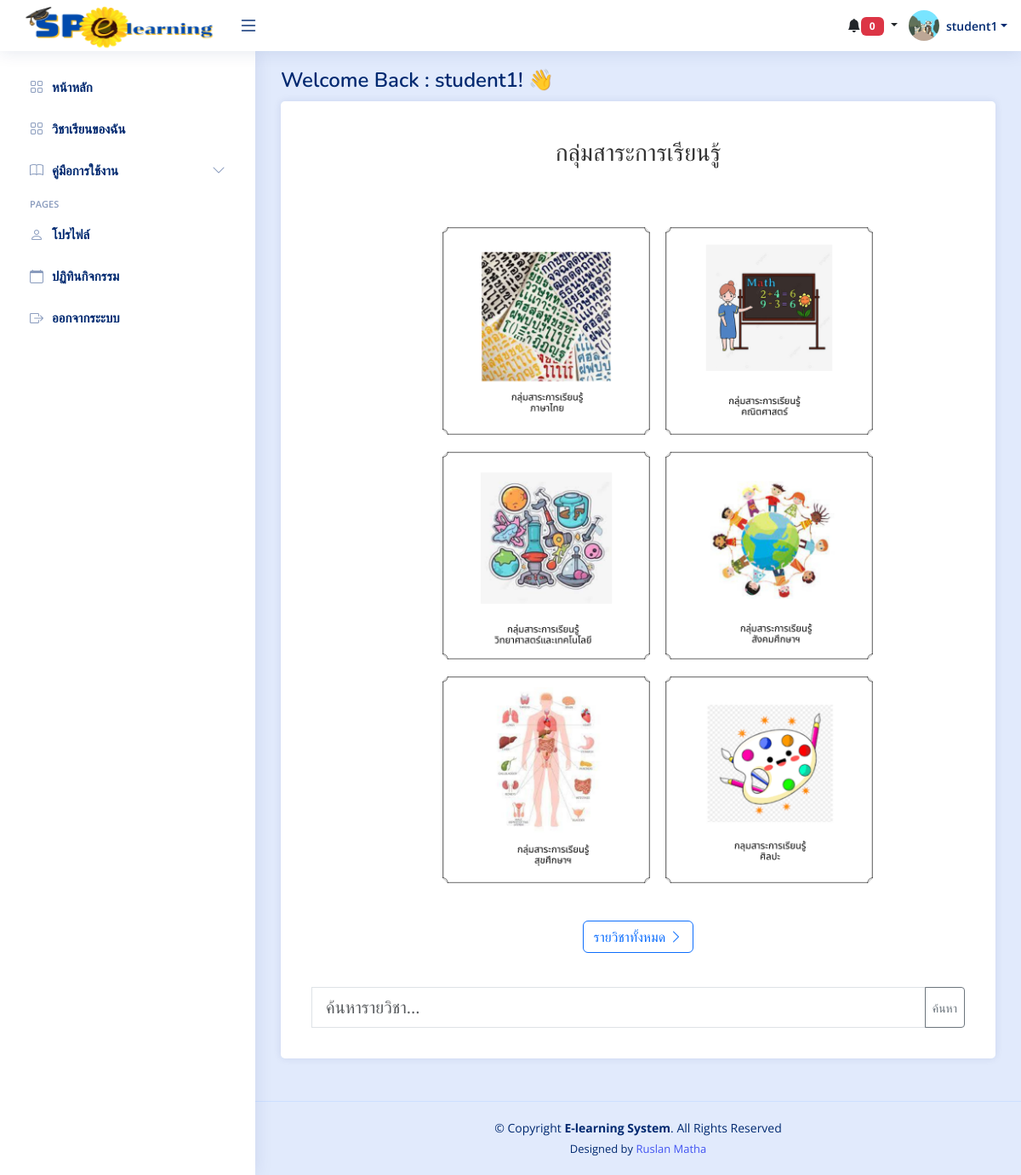
Screenshot of /student/index.php (signed in) with the database file from the repository.
### tables this page shows
CREATE TABLE `students` (
  `s_id` int(11) NOT NULL,
  `username` varchar(255) NOT NULL,
  `password` varchar(255) NOT NULL,
  `first_name` varchar(255) NOT NULL,
  `last_name` varchar(255) NOT NULL,
  `gender` varchar(50) NOT NULL,
  `classroom` varchar(50) NOT NULL,
  `year` int(10) NOT NULL,
  `image` varchar(255) NOT NULL
);

### student/index.php (the view, shortened to what this page needs)
<?php
include('../connections/connection.php');
try {
    $user_id = $_SESSION['user_id'];
    $stmt = $db->prepare("SELECT * FROM students WHERE s_id = :user_id");
    $stmt->bindParam(':user_id', $user_id);
    $stmt->execute();
    $student = $stmt->fetch(PDO::FETCH_ASSOC);
} catch (PDOException $e) {
    echo "เกิดข้อผิดพลาด: " . $e->getMessage();
}
?>
<?php
     include('head.php');
?>
<body>
<?php
     include('header.php');
     include('sidebar.php');
?>
  <main id="main" class="main">
    <div class="pagetitle">
      <h1 >Welcome Back : <?php echo $student['first_name'];?>! 👋</h1>
    </div>
    <div class="card overflow-auto "style="text-align: center;">
        <div class="card-title mt-4" >
            <h3 style="font-family: 'Arial', sans-serif; color: #333; margin: 0;">กลุ่มสาระการเรียนรู้</h3>
        </div>
        <div class="card-body">
        <div class="row mt-5">
        <div class="col-sm-6">
            <a href="group_details_student.php?group_id=1">
                <div class="card-body">
                    <img style="margin-left: 150px; " src="../teacher/uploads/group/1.png" alt="ภาษาไทย" width="70%" class="hover-img">
                </div>
            </a>
        </div>
        <div class="col-sm-6">
            <a href="group_details_student.php?group_id=2">
                <div class="card-body">
                    <img style=" margin-right: 150px;" src="../teacher/uploads/group/2.png" alt="คณิตศาสตร์" width="70%" class="hover-img">
                </div>
            </a>
        </div>
    </div>
    <div class="row">
        <div class="col-sm-6 d-flex justify-content-center align-items-center">
            <a href="group_details_student.php?group_id=3">
                <div class="card-body">
                    <img  style="margin-left: 150px; " src="../teacher/uploads/group/3.png" alt="วิทยาศาสตร์และเทคโนโลยี" width="70%" class="hover-img">
                </div>
            </a>
        </div>
        <div class="col-sm-6 d-flex justify-content-center align-items-center">
            <a href="group_details_student.php?group_id=4">
                <div class="card-body">
                    <img style=" margin-right: 150px;" src="../teacher/uploads/group/4.png" alt="สังคมศึกษาฯ" width="70%" class="hover-img">
                </div>
            </a>
        </div>
    </div>
    <div class="row">
        <div class="col-sm-6 d-flex justify-content-center align-items-center">
            <a href="group_details_student.php?group_id=5">
                <div class="card-body">
                    <img style="margin-left: 150px;" src="../teacher/uploads/group/5.png" alt="สุขศึกษาฯ" width="70%" class="hover-img">
                </div>
            </a>
        </div>
        <div class="col-sm-6 d-flex justify-content-center align-items-center">
            <a href="group_details_student.php?group_id=6">
                <div class="card-body">
                    <img style=" margin-right: 150px;" src="../teacher/uploads/group/6.png" alt="เรียนรู้ศิลปะ" width="70%" class="hover-img">
                </div>
            </a>
        </div>
    </div>
           <div style="text-align: center;" class="py-4">
                <a href="lib_course.php" class="btn btn-outline-primary">รายวิชาทั้งหมด <i class="bi bi-chevron-right"></i></a>
            </div>
            <div class="search-bar">
                <form action="details_All_course.php" method="POST" class="p-3">
                    <div class="input-group">
                        <input type="text" name="search" id="search" class="form-control form-control-lg  rounded-0" placeholder="ค้นหารายวิชา..." autocomplete="off" required>
                            <input type="submit" name="submit" value="ค้นหา" class="btn btn-outline-secondary btn-sm">
                    </div>
                </form>
            </div>
        </div>
    </div>
  </main>
<?php include('footer.php');?>
</body>
</html>

### student/header.php (shortened to what this page needs)
<header id="header" class="header fixed-top d-flex align-items-center">
<div class="d-flex align-items-center justify-content-between">
  <a href="index.php" >
    <img src="../uploads/img/logo.png" alt="" style="width: 250px; height: 60px;">
  </a>
  <i class="bi bi-list toggle-sidebar-btn" style="font-size: 24px;"></i>
</div>
<nav class="header-nav ms-auto">
  <ul class="d-flex align-items-center">
<div class="dropdown d-none d-md-block">
  <button class="btn dropdown-toggle" type="button" id="notificationDropdown" data-bs-toggle="dropdown" aria-expanded="false">
    <i class="bi bi-bell-fill"></i><span class="badge bg-danger" id="notificationCount">0</span>
  </button>
</div>
    <li class="nav-item dropdown pe-3">
      <a class="nav-link nav-profile d-flex align-items-center pe-0" href="#" data-bs-toggle="dropdown">
                  <?php if (!empty($student['image'])): ?>
                  <?php
                  $imagePath = 'images/' . $student['image'];
                  ?>
                  <img src="<?php echo $imagePath; ?>" alt="Profile" class="rounded-circle">
              <?php else: ?>
                  <img src="images/Default.png" alt="Default Profile" class="rounded-circle">
              <?php endif; ?>
        <span class="d-none d-md-block dropdown-toggle ps-2"><?php echo $student['first_name'];?></span>
      </a>
    </li>
  </ul>
</nav>
</header>

### student/css/style.css (style rules this page uses)
:root { scroll-behavior: smooth; }
a { color: #4154f1; text-decoration: none; }
h1, h2, h3, h4, h5, h6 { font-family: "Nunito", sans-serif; }
#main { margin-top: 60px; padding: 20px 30px; transition: all 0.3s; }
.pagetitle { margin-bottom: 10px; }
.pagetitle h1 { font-size: 24px; margin-bottom: 0; font-weight: 600; color: #012970; }
.header { transition: all 0.5s; z-index: 997; height: 60px; box-shadow: 0px 2px 20px rgba(1, 41, 112, 0.1); background-color: #fff; padding-left: 20px; }
.header .toggle-sidebar-btn { font-size: 32px; padding-left: 10px; cursor: pointer; color: #012970; }
@media (min-width: 1200px) { #main, #footer { margin-left: 300px; } }

### student/head.php (style rules this page uses)
body { font-family: "Open Sans", sans-serif; background-color: #e1eafc; }
.badge { font-weight: bold; text-transform: uppercase; padding: 5px 10px; min-width: 19px; }
.header-nav ul { list-style: none; }
.header-nav>ul { margin: 0; padding: 0; }
.header-nav .nav-profile { color: #012970; }
.header-nav .nav-profile img { max-height: 36px; }
.header-nav .nav-profile span { font-size: 14px; font-weight: 600; }
.card { margin-bottom: 30px; border: none; border-radius: 5px; box-shadow: 0px 0px 10px rgba(1, 41, 112, 0.1); background-color: #fff; }
.card-title { padding: 20px 0 15px 0; font-size: 18px; font-weight: 500; color: #012970; font-family: "Poppins", sans-serif; }
.card-body { padding: 0 20px 20px 20px; }

### rows the page displays
students: image (picture), first_name "student1"
